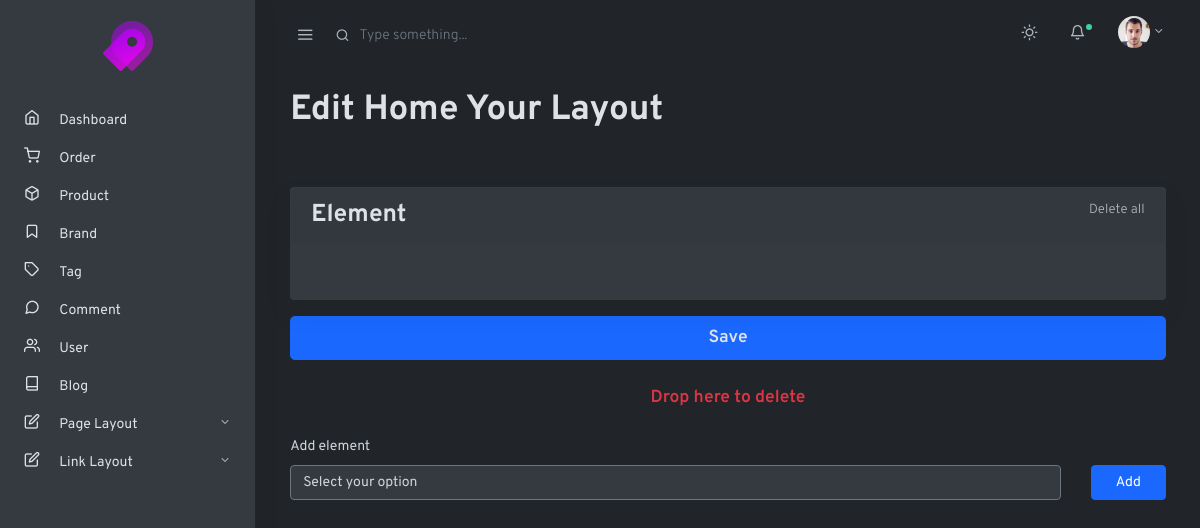
The page /admin.php?c=pagelayout&p=home on the database as committed earlier.
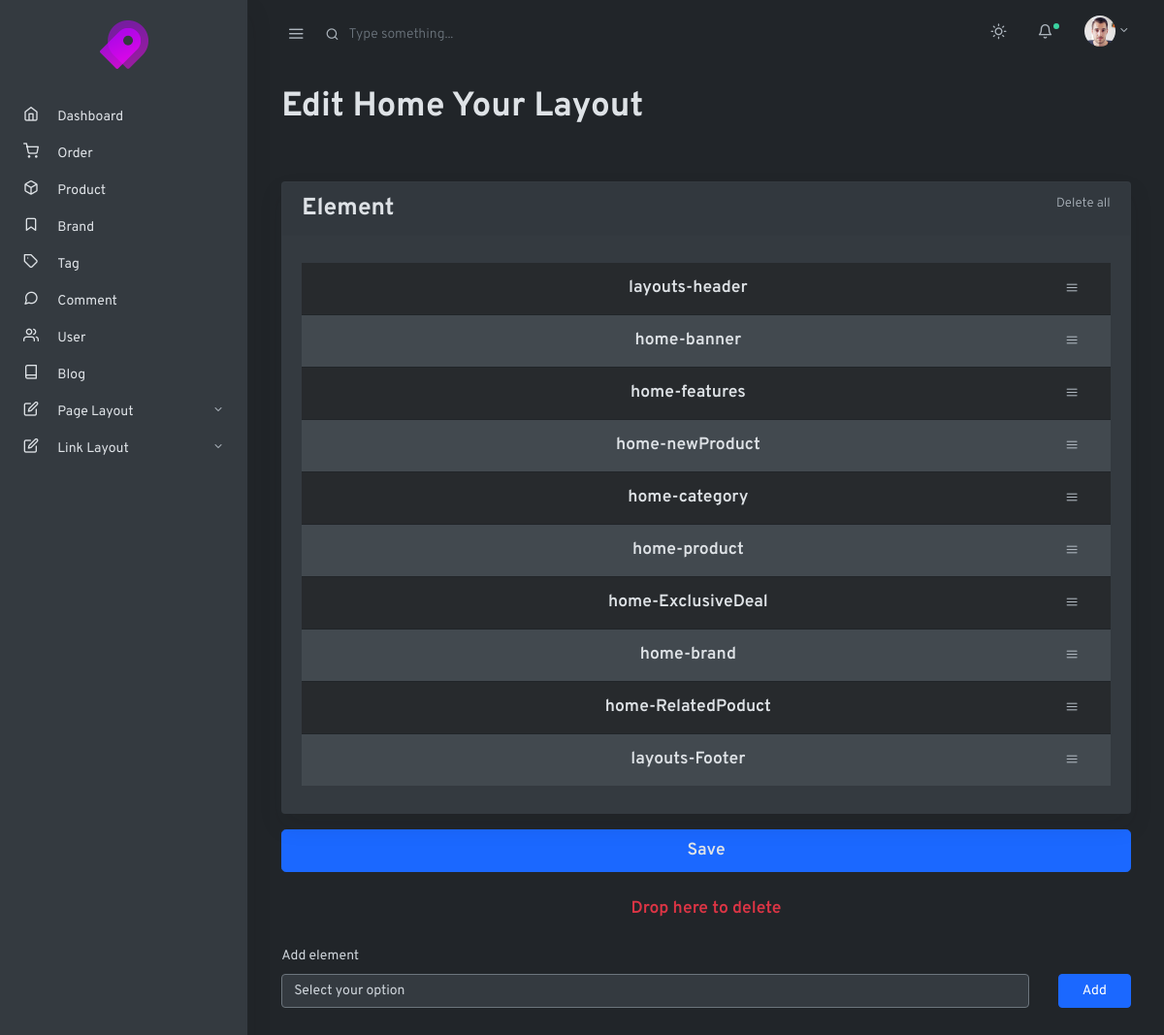
The same page on the database as committed later.
### tables this page shows
CREATE TABLE IF NOT EXISTS `config` (
  `id` int(11) NOT NULL AUTO_INCREMENT,
  `name` text NOT NULL,
  `config` json DEFAULT NULL,
  PRIMARY KEY (`id`)
);

### admin.php (called while the page is built)
<?php
require_once('controllers/AdminController.php');

### core/Connection.php (called while the page is built, shortened)
<?php
function getConnection(){
    $host= 'localhost';
    $dbname = 'PRO1014';
    $username = 'root';
    $password = '';
    $options = array(PDO::MYSQL_ATTR_INIT_COMMAND => 'SET NAMES utf8',
    PDO::ATTR_ERRMODE => PDO::ERRMODE_EXCEPTION);
    try {
        $conn = new PDO('mysql:host='.$host.';port=3307;dbname='.$dbname,$username,$password,$options);
        $conn->setAttribute(PDO::ATTR_ERRMODE, PDO::ERRMODE_EXCEPTION);
    }
    catch(PDOException $e){
        echo "Connection failed: " . $e->getMessage();
        die();
    }
    return $conn;
}
function queryOne($sql){
    $connect = getConnection();
    $result = $connect->query($sql)->fetch(PDO::FETCH_ASSOC);
    return $result;
}
?>

### models/ConfigModel.php (called while the page is built, shortened)
<?php
function getConfigByName($name){
    $sql = "select * from config where name = '".$name."'";
    return queryOne($sql);
}

### views/admin/edit-layout/home.php (the view, shortened to what this page needs)
<!doctype html>
<html lang="en">
<head>
    <?php include_once('views/admin/meta.php') ?>
</head>
<body class="vertical  dark  ">
    <div class="wrapper">
        <?php include_once('views/admin/topnav.php') ?>
        <?php include_once('views/admin/sidebar.php') ?>
        <main role="main" class="main-content">
            <div class="container-fluid">
                <div class="row justify-content-center">
                    <div class="col-12">
                        <h1 class="page-title">Edit Home Your Layout</h1>
                    </div>
                </div>
                <div class="row justify-content-center my-5">
                    <div class="col-md-12 mb-4">
                        <div class="card shadow">
                            <div class="card-header">
                                <strong class="card-title h3">Element</strong>
                                <a class="float-right small text-muted" href="#!">Delete all</a>
                            </div>
                            <div class="card-body">
                                <div class="list-group list-group-flush my-2" id="sortable">
                                    <?php
                                    foreach ($layouts as $layout) {
                                        echo '<div class="list-group-item py-2 px-4" value="' . $layout . '">
                                        <div class="row align-items-center">
                                            <div class="col text-center">
                                                <h5 class="m-2"><strong>' . str_replace('/', '-', $layout) . '</strong></h5>
                                            </div>
                                            <span class="small text-muted fe fe-12 fe-menu float-right pr-4"></span>
                                        </div>
                                    </div>';
                                    }
                                    ?>
                                </div>
                            </div>
                        </div>
                        <button class="btn my-3 btn-primary btn-lg btn-block" id="save">
                            <strong>Save</strong>
                        </button>
                        <button class="btn my-3 btn-lg btn-block btn-outline-link" id="droppable">
                            <strong class="text-danger">Drop here to delete</strong>
                        </button>
                        <div class="form-group mb-3">
                            <label for="custom-select">Add element</label>
                            <div class="row">
                                <div class="col">
                                    <select class="custom-select" id="element">
                                        <option value="" disabled selected>Select your option</option>
                                    </select>
                                </div>
                                <div class="col-auto">
                                    <button class="btn px-4 btn-primary" id="addElement">Add</button>
                                </div>
                            </div>
                        </div>
                    </div>
                </div>
            </div>
        </main>
    </div>
</body>
</html>

### controllers/AdminController.php (shortened to what this page needs)
<?php
require_once('core/connection.php');
require_once('models/ConfigModel.php');
$control = "home";
if (isset($_GET["c"])) {
    $control = $_GET["c"];
}
switch ($control) {
    case 'pagelayout':
        $page = "";
        if (isset($_GET["p"])) {
            $page = $_GET["p"];
        }else{
            header($_SERVER["SERVER_PROTOCOL"]." 404 Not Found", true, 404);
            include("404.php");
            return;
        }
        switch ($page) {
            case 'home':
                $layouts = json_decode(getConfigByName("layout")['config'])->home;
                require_once('views/admin/edit-layout/home.php');
            break;
        }
        break;
}

### views/admin/meta.php (shortened to what this page needs)
<link rel="stylesheet" href="assets/css/simplebar.css">
<link rel="stylesheet" href="assets/css/feather.css">
<link rel="stylesheet" href="assets/css/select2.css">
<link rel="stylesheet" href="assets/css/dropzone.css">
<link rel="stylesheet" href="assets/css/uppy.min.css">
<link rel="stylesheet" href="assets/css/jquery.steps.css">
<link rel="stylesheet" href="assets/css/jquery.timepicker.css">
<link rel="stylesheet" href="assets/css/quill.snow.css">
<link rel="stylesheet" href="assets/css/daterangepicker.css">
<link rel="stylesheet" href="assets/css/app-light.css" id="lightTheme" disabled>
<link rel="stylesheet" href="assets/css/app-dark.css" id="darkTheme">

### views/admin/topnav.php (shortened to what this page needs)
<nav class="topnav navbar navbar-light">
    <button type="button" class="navbar-toggler text-muted mt-2 p-0 mr-3 collapseSidebar">
        <i class="fe fe-menu navbar-toggler-icon"></i>
    </button>
    <form class="form-inline mr-auto searchform text-muted">
        <input class="form-control mr-sm-2 bg-transparent border-0 pl-4 text-muted" type="search" placeholder="Type something..." aria-label="Search">
    </form>
    <ul class="nav">
        <li class="nav-item">
            <a class="nav-link text-muted my-2" href="#" id="modeSwitcher" data-mode="dark">
                <i class="fe fe-sun fe-16"></i>
            </a>
        </li>
        <li class="nav-item nav-notif">
            <a class="nav-link text-muted my-2" href="./#" data-toggle="modal" data-target=".modal-notif">
                <span class="fe fe-bell fe-16"></span>
                <span class="dot dot-md bg-success"></span>
            </a>
        </li>
        <li class="nav-item dropdown">
            <a class="nav-link dropdown-toggle text-muted pr-0" href="#" id="navbarDropdownMenuLink" role="button" data-toggle="dropdown" aria-haspopup="true" aria-expanded="false">
                <span class="avatar avatar-sm mt-2">
                    <img src="assets/assets/avatars/face-1.jpg" alt="..." class="avatar-img rounded-circle">
                </span>
            </a>
        </li>
    </ul>
</nav>

### views/admin/sidebar.php (shortened to what this page needs)
<aside class="sidebar-left border-right bg-white shadow" id="leftSidebar" data-simplebar>
    <nav class="vertnav navbar navbar-light">
        <div class="w-100 mb-4 d-flex">
            <a class="navbar-brand mx-auto mt-2 flex-fill text-center" href="./admin.php">
                <img src="assets/img/fav.png" alt="">
            </a>
        </div>
        <ul class="navbar-nav flex-fill w-100 mb-2">
            <li class="nav-item">
                <a href="admin.php" aria-expanded="false" class="nav-link">
                    <i class="fe fe-home fe-16"></i>
                    <span class="ml-3 item-text">Dashboard</span>
                </a>
            </li>
            <li class="nav-item">
                <a href="admin.php?c=order" aria-expanded="false" class="nav-link">
                    <i class="fe fe-shopping-cart fe-16" aria-hidden="true"></i>
                    <span class="ml-3 item-text">Order</span>
                </a>
            </li>
            <li class="nav-item">
                <a href="admin.php?c=product" aria-expanded="false" class="nav-link">
                    <i class="fe fe-box fe-16"></i>
                    <span class="ml-3 item-text">Product</span>
                </a>
            </li>
            <li class="nav-item">
                <a href="admin.php?c=brand" aria-expanded="false" class="nav-link">
                    <i class="fe fe-bookmark fe-16"></i>
                    <span class="ml-3 item-text">Brand</span>
                </a>
            </li>
            <li class="nav-item">
                <a href="admin.php?c=tag" aria-expanded="false" class="nav-link">
                    <i class="fe fe-tag fe-16"></i>
                    <span class="ml-3 item-text">Tag</span>
                </a>
            </li>
            <li class="nav-item">
                <a href="admin.php?c=comment" aria-expanded="false" class="nav-link">
                    <i class="fe fe-message-circle fe-16"></i>
                    <span class="ml-3 item-text">Comment</span>
                </a>
            </li>
            <li class="nav-item">
                <a href="admin.php?c=user" aria-expanded="false" class="nav-link">
                    <i class="fe fe-users fe-16"></i>
                    <span class="ml-3 item-text">User</span>
                </a>
            </li>
            <li class="nav-item">
                <a href="admin.php?c=blog" aria-expanded="false" class="nav-link">
                    <i class="fe fe-book fe-16"></i>
                    <span class="ml-3 item-text">Blog</span>
                </a>
            </li>
            <li class="nav-item dropdown">
              <a  href="#pageLayout"  data-toggle="collapse" aria-expanded="false" class="dropdown-toggle nav-link">
              <i class="fe fe-edit fe-16"></i>
                <span class="ml-3 item-text">Page Layout</span><span class="sr-only">(current)</span>
              </a>
            </li>
            <li class="nav-item dropdown">
              <a  href="#menuLayout"  data-toggle="collapse" aria-expanded="false" class="dropdown-toggle nav-link">
              <i class="fe fe-edit fe-16"></i>
                <span class="ml-3 item-text">Link Layout</span><span class="sr-only">(current)</span>
              </a>
            </li>
        </ul>
    </nav>
</aside>

### assets/css/simplebar.css (style rules this page uses)
[data-simplebar] { position: relative; flex-direction: column; flex-wrap: wrap; justify-content: flex-start; align-content: flex-start; align-items: flex-start; }

### assets/css/feather.css (style rules this page uses)
.fe { font-family: "feather" !important; speak: none; font-style: normal; font-weight: normal; font-variant: normal; text-transform: none; line-height: 1; -webkit-font-smoothing: antialiased; -moz-osx-font-smoothing: grayscale; }
.fe-16 { font-size: 16px; }
.fe-12 { font-size: 12px; }
.fe-bell:before { content: ""; }
.fe-book:before { content: ""; }
.fe-bookmark:before { content: ""; }
.fe-box:before { content: ""; }
.fe-edit:before { content: ""; }
.fe-home:before { content: ""; }
.fe-menu:before { content: ""; }
.fe-message-circle:before { content: ""; }
.fe-shopping-cart:before { content: ""; }
.fe-sun:before { content: ""; }
.fe-tag:before { content: ""; }
.fe-users:before { content: ""; }

### views/admin/edit-layout/home.php (style rules this page uses)
#sortable>div:nth-child(1n) { background-color: #272a2d; }
#sortable>div:nth-child(2n) { background-color: #42494f; }

Rows that differ between the two databases and show on the page:
added config: config "layouts-header", config "home-banner", config "home-features", config "home-newProduct", config "home-category", config "home-product", config "home-ExclusiveDeal", config "home-brand", config "home-RelatedPoduct", config "layouts-Footer"
